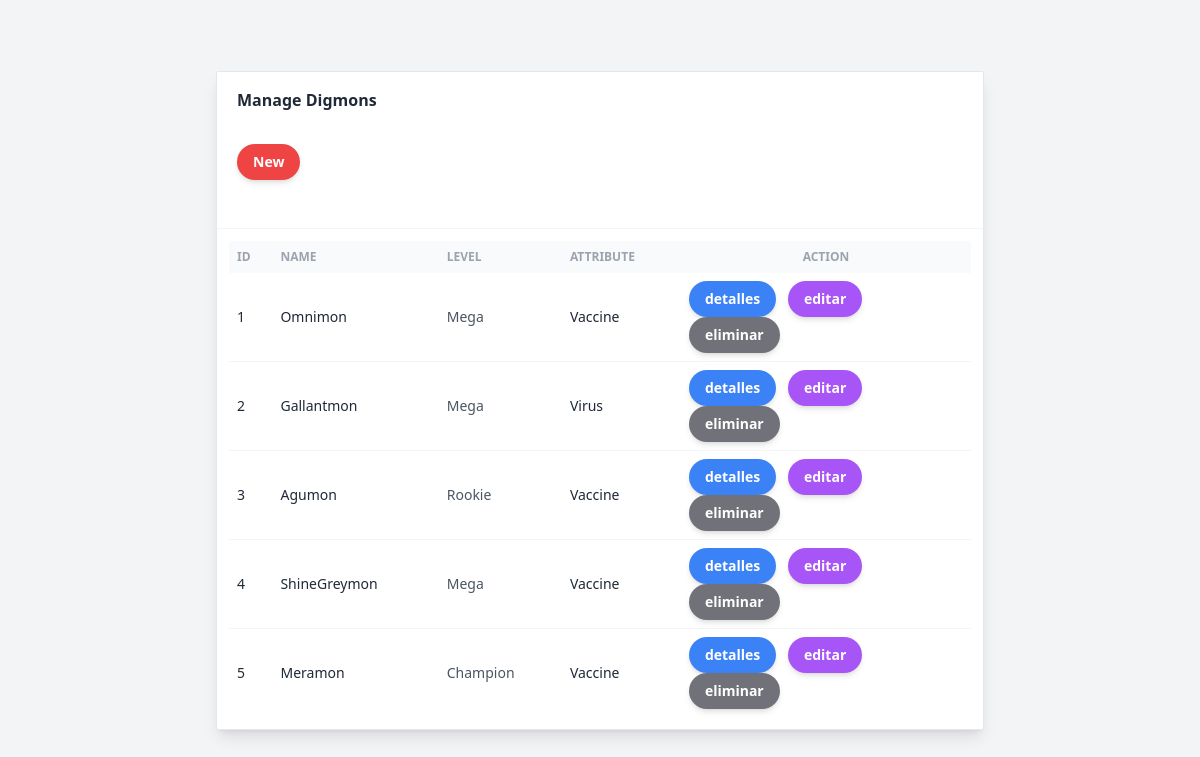
The page / on the database its author committed.
### Digimon/models.py (models this page shows)
class Digimon(models.Model):
  name = models.CharField(max_length=50, unique=True)
  level = models.ForeignKey(Level, on_delete=models.CASCADE, null=False)
  attribute = models.ForeignKey(Attribute, on_delete=models.CASCADE, null=False)
  group = models.ManyToManyField(to='Group', related_name='digimon_groups')

class Level(models.Model):
  name = models.CharField(max_length=25, null=False)
  def __str__(self):
    return self.name

class Attribute(models.Model):
  name = models.CharField(max_length=25, null=False)
  def __str__(self):
    return self.name

### Digimon/views.py (the view)
# urls.py: path('', views.digimon_list, name='digimon_list'),
def digimon_list(request):
  digimons = Digimon.objects.all()
  return render(request, 'Digimon/digimon_list.html', {'digimon_list' : digimons})

### Digimon/templates/Digimon/digimon_list.html (shortened to what this page needs)
{% extends '../Layout/base.html' %} {% block content %}
<section class="antialiased bg-gray-100 text-gray-600 h-screen px-4" x-data="app">
  <div class="flex flex-col justify-center h-full">
    <div class="w-full max-w-3xl mx-auto bg-white shadow-lg rounded-sm border border-gray-200">
      <header class="px-5 py-4 border-b border-gray-100">
        <div class="font-semibold text-gray-800">Manage Digmons</div>
        <div class="justify-right my-8 select-none flex">
          <a href="{% url 'digimon_new' %}">
            <button
              class="py-2 px-4 shadow-md no-underline rounded-full bg-red-500 text-white font-sans font-semibold text-sm border-blue btn-primary hover:text-white hover:bg-red-300 focus:outline-none active:shadow-none mr-2">New</button>
          </a>
        </div>
      </header>
      <div class="overflow-x-auto p-3">
        <table class="table-auto w-full">
          <thead class="text-xs font-semibold uppercase text-gray-400 bg-gray-50">
            <tr>
              <th class="p-2">
                <div class="font-semibold text-left">ID</div>
              </th>
              <th class="p-2">
                <div class="font-semibold text-left">Name</div>
              </th>
              <th class="p-2">
                <div class="font-semibold text-left">level</div>
              </th>
              <th class="p-2">
                <div class="font-semibold text-left">attribute</div>
              </th>
              <th class="p-2">
                <div class="font-semibold text-center">Action</div>
              </th>
            </tr>
          </thead>
          <tbody class="text-sm divide-y divide-gray-100">
            {% for digimon in digimon_list %}
            <tr>
              <td class="p-2">
                <div class="font-medium text-gray-800">{{ digimon.id }}</div>
              </td>
              <td class="p-2">
                <div class="font-medium text-gray-800">{{ digimon.name }}</div>
              </td>
              <td class="p-2">
                <div class="text-left">{{ digimon.level }}</div>
              </td>
              <td class="p-2">
                <div class="font-medium text-gray-800">{{ digimon.attribute }}</div>
              </td>
              <td class="p-2">
                <a href="{% url 'digimon_detail' pk=digimon.id %}">
                  <button
                    class="py-2 px-4 shadow-md no-underline rounded-full bg-blue-500 text-white font-sans font-semibold text-sm border-blue btn-primary hover:text-white hover:bg-blue-200 focus:outline-none active:shadow-none mr-2">detalles</button>
                </a>
                <a href="{% url 'digimon_edit' pk=digimon.id %}">
                  <button
                    class="py-2 px-4 shadow-md no-underline rounded-full bg-purple-500 text-white font-sans font-semibold text-sm border-blue btn-primary hover:text-white hover:bg-purple-200 focus:outline-none active:shadow-none mr-2">editar</button>
                </a>
                <form method="post" action="{% url 'digimon_delete' pk=digimon.id %}">
                  <button type="submit" value="Delete"
                    class="py-2 px-4 shadow-md no-underline rounded-full bg-zinc-500 text-white font-sans font-semibold text-sm border-blue btn-primary hover:text-white hover:bg-zinc-200 focus:outline-none active:shadow-none mr-2">eliminar</button>
                </form>
              </td>
            </tr>
            {% empty %}
            <tr>
              <td>
                Sorry, no Digimon indexed.
              </td>
            </tr>
            {% endfor %}
          </tbody>
        </table>
      </div>
    </div>
</section>
{% endblock %}

### Digimon/templates/Layout/base.html (shortened to what this page needs)
<!DOCTYPE html>
<html lang="en">
<head>
  <script src="https://cdn.tailwindcss.com"></script>
</head>
<body>
  {% block content %} {% endblock %}
</body>
</html>

### rows shown on the page
Digimon: id "1", name "Omnimon", level "Mega", attribute "Vaccine"
Digimon: id "2", name "Gallantmon", level "Mega", attribute "Virus"
Digimon: id "3", name "Agumon", level "Rookie", attribute "Vaccine"
Digimon: id "4", name "ShineGreymon", level "Mega", attribute "Vaccine"
Digimon: id "5", name "Meramon", level "Champion", attribute "Vaccine"
